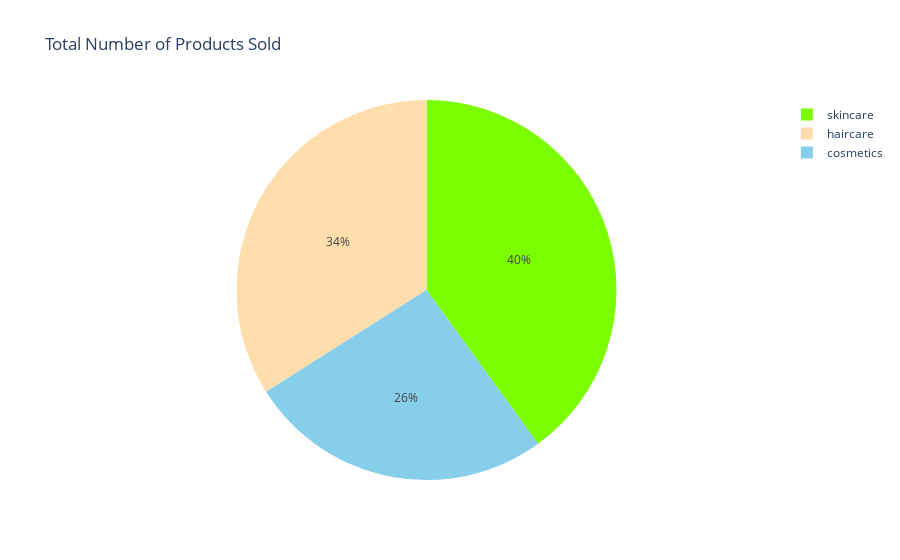

Write notebook code for a chart like this one.
### Code cell
plt.figure(figsize=(8,8))
plt.subplot(4, 2, 1)
Product['stock_levels'].sum().sort_values(ascending=False).plot.bar(figsize=(12,14), title="Total Stock")

plt.subplot(4, 2, 2)
Product['order_quantities'].sum().sort_values(ascending=False).plot.bar(figsize=(12,14), title="Total Order")

plt.subplot(4, 2, 3)
Product['manufacturing_costs'].sum().sort_values(ascending=False).plot.bar(figsize=(12,14), title="Manufacturing Costs")

plt.subplot(4, 2, 4)
Product['revenue_generated'].sum().sort_values(ascending=False).plot.bar(figsize=(12,14), title="Revenue")

plt.tight_layout()
plt.show()

data_Products=df.groupby(['product_type'])['sku'].count().reset_index(name='number_of_products_sold').sort_values(by= 'number_of_products_sold', 
                                                                                                                        ascending= False)
px.pie(data_Products, values='number_of_products_sold', names= 'product_type' , title= 'Total Number of Products Sold', color='product_type', 
       color_discrete_map={'cosmetics':'skyblue', 'haircare':'navajowhite', 'skincare':'lawngreen'})

### Figure 1 — Plotly figure (JSON) as saved in the notebook; plotly's stock layout.template omitted (floating-point values rounded to 4 significant figures)
{"data": [{"customdata": [["skincare"], ["haircare"], ["cosmetics"]], "domain": {"x": [0, 1], "y": [0, 1]}, "hovertemplate": "product_type=%{customdata[0]}<br>number_of_products_sold=%{value}<extra></extra>", "labels": ["skincare", "haircare", "cosmetics"], "legendgroup": "", "marker": {"colors": ["lawngreen", "navajowhite", "skyblue"]}, "name": "", "showlegend": true, "type": "pie", "values": [40, 34, 26]}], "layout": {"autosize": true, "legend": {"tracegroupgap": 0}, "title": {"text": "Total Number of Products Sold"}}}
